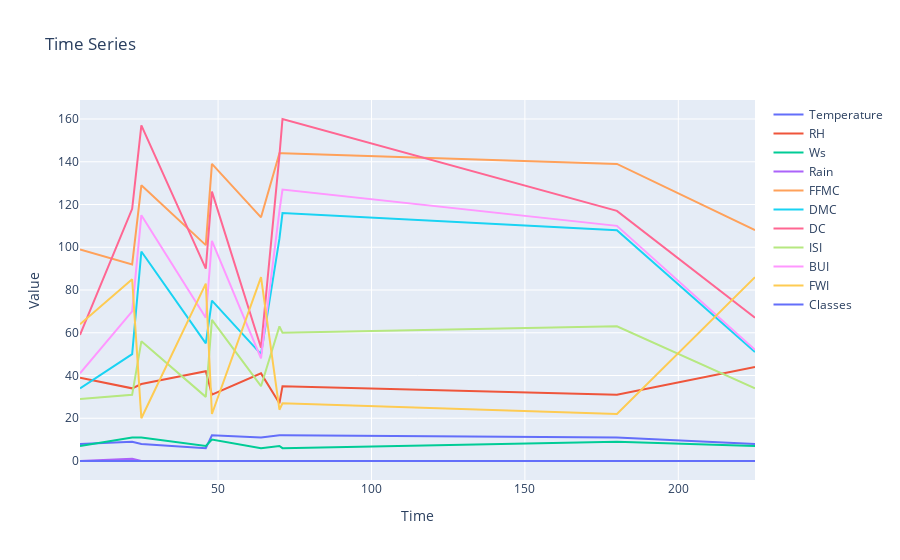

Source (notebook cell):
### Code cell
fig = go.Figure()

for column in ndf.columns:
    fig.add_trace(go.Scatter(x=ndf.index, y=ndf[column], mode="lines", name=column))

fig.update_layout(xaxis_title="Time", yaxis_title="Value", title="Time Series")

fig.show()

### Figure 1 — Plotly figure (JSON) as saved in the notebook; plotly's stock layout.template omitted (floating-point values rounded to 4 significant figures)
{"data": [{"mode": "lines", "name": "Temperature", "type": "scatter", "x": [5, 22, 25, 46, 48, 64, 70, 71, 180, 225], "y": [8, 9, 8, 6, 12, 11, 12, 12, 11, 8]}, {"mode": "lines", "name": "RH", "type": "scatter", "x": [5, 22, 25, 46, 48, 64, 70, 71, 180, 225], "y": [39, 34, 36, 42, 31, 41, 27, 35, 31, 44]}, {"mode": "lines", "name": "Ws", "type": "scatter", "x": [5, 22, 25, 46, 48, 64, 70, 71, 180, 225], "y": [7, 11, 11, 7, 10, 6, 7, 6, 9, 7]}, {"mode": "lines", "name": "Rain", "type": "scatter", "x": [5, 22, 25, 46, 48, 64, 70, 71, 180, 225], "y": [0, 1, 0, 0, 0, 0, 0, 0, 0, 0]}, {"mode": "lines", "name": "FFMC", "type": "scatter", "x": [5, 22, 25, 46, 48, 64, 70, 71, 180, 225], "y": [99, 92, 129, 101, 139, 114, 144, 144, 139, 108]}, {"mode": "lines", "name": "DMC", "type": "scatter", "x": [5, 22, 25, 46, 48, 64, 70, 71, 180, 225], "y": [34, 50, 98, 55, 75, 50, 104, 116, 108, 51]}, {"mode": "lines", "name": "DC", "type": "scatter", "x": [5, 22, 25, 46, 48, 64, 70, 71, 180, 225], "y": [59, 118, 157, 90, 126, 53, 143, 160, 117, 67]}, {"mode": "lines", "name": "ISI", "type": "scatter", "x": [5, 22, 25, 46, 48, 64, 70, 71, 180, 225], "y": [29, 31, 56, 30, 66, 35, 63, 60, 63, 34]}, {"mode": "lines", "name": "BUI", "type": "scatter", "x": [5, 22, 25, 46, 48, 64, 70, 71, 180, 225], "y": [41, 70, 115, 67, 103, 48, 117, 127, 110, 52]}, {"mode": "lines", "name": "FWI", "type": "scatter", "x": [5, 22, 25, 46, 48, 64, 70, 71, 180, 225], "y": [64, 85, 20, 83, 22, 86, 24, 27, 22, 86]}, {"mode": "lines", "name": "Classes", "type": "scatter", "x": [5, 22, 25, 46, 48, 64, 70, 71, 180, 225], "y": [0, 0, 0, 0, 0, 0, 0, 0, 0, 0]}], "layout": {"title": {"text": "Time Series"}, "xaxis": {"title": {"text": "Time"}}, "yaxis": {"title": {"text": "Value"}}}}
